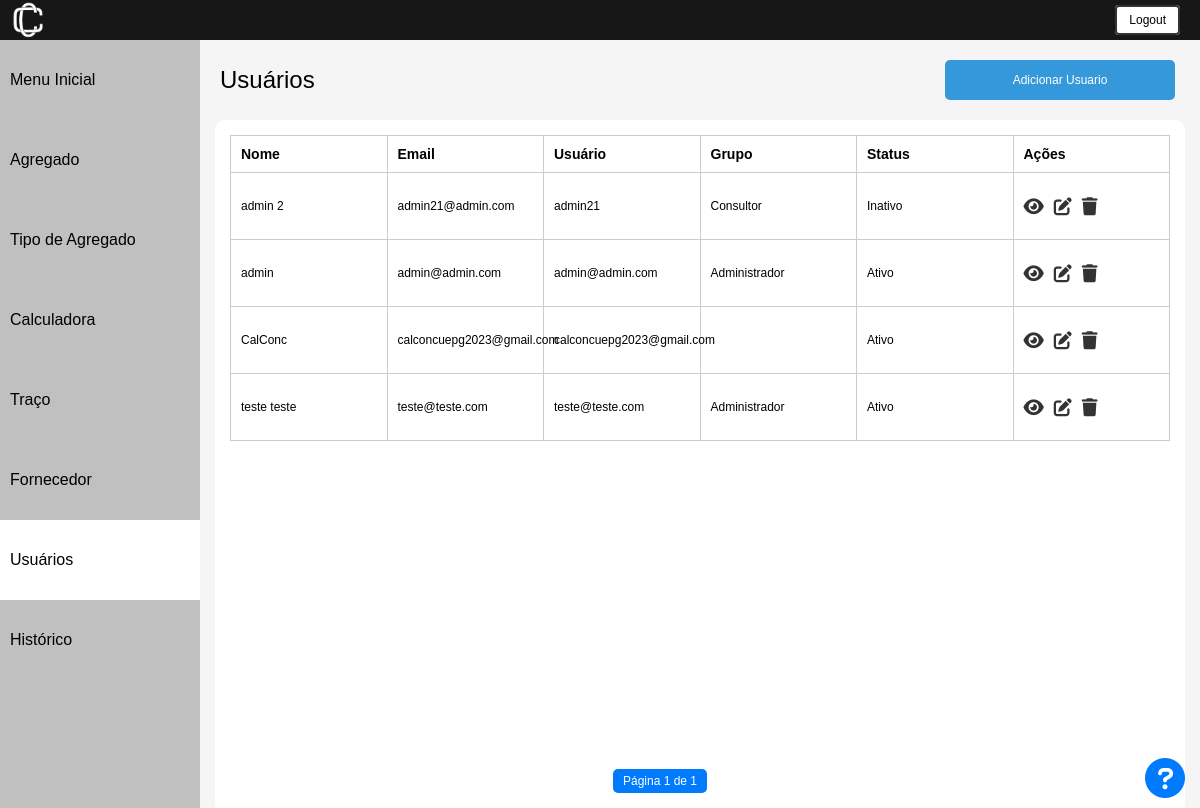
The app's page /usuarios/ (signed in), older data.
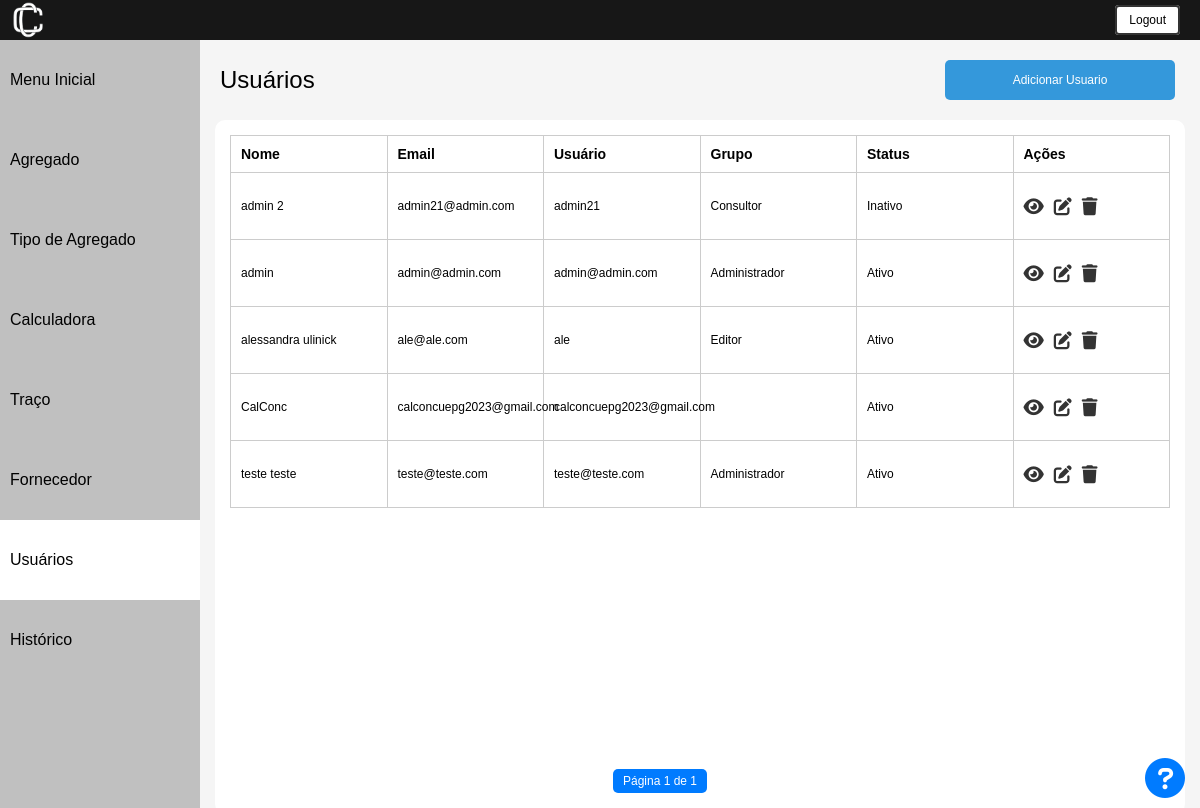
The same page, newer data.
### usuarios/models.py (models this page shows, shortened)
class CustomUsuario(AbstractUser):
    email = models.EmailField('E-mail', unique=True)
    username = models.CharField('Usuário', max_length=50, unique=True)
    fone = models.CharField('Telefone', max_length=25, null=True)
    is_staff = models.BooleanField('Membro da equipe', default=True)
    USERNAME_FIELD = 'email'
    REQUIRED_FIELDS = ['first_name', 'last_name', 'fone']
    class Meta:
        db_table = "usuarios"
    objects = UsuarioManager()

### usuarios/decorators.py (the view)
        def wrapper_func(request, *args, **kwargs):
            group = None
            if request.user.groups.exists():
                group = request.user.groups.all()[0].name
            if group in allowed_roles:
                return view_func(request, *args, **kwargs)
            else:
                return HttpResponseRedirect(reverse('error_page'))

### usuarios/scripts.py (called while the page is built)
def get_user_group(request):
    return request.user.groups.all()[0].name

### usuarios/views.py (called while the page is built)
@login_required
@allowed_users(allowed_roles=['Administrador'])
def listar_usuarios(request):
    usuarios = CustomUsuario.objects.all().order_by(Lower('username'))
    paginator = Paginator(usuarios, itens_por_pagina)
    page_number = request.GET.get("page")
    context = {
        'usuarios': usuarios,
        'page_obj': paginator.get_page(page_number),
        'user_group': get_user_group(request)
    }
    return render(request, 'registration/index_usuario.html', context)

### usuarios/templates/registration/index_usuario.html (shortened to what this page needs)
{% extends 'base.html' %}
{% load static %}
{% block content %}
<html lang="pt-br">
<head>
    <link rel="stylesheet" href="{% static 'css/listar.css' %}">
    <link rel="stylesheet" href="https://cdnjs.cloudflare.com/ajax/libs/font-awesome/5.15.4/css/all.min.css">
</head>
<body>
     {% include "utils/header.html" %}
    <div class="container">
         {% include "utils/sidebar.html" %}
        <div class="content">
            <div class="cadastrar_btn">
                <a class="nome-pagina">Usuários</a>
                <a href="{% url 'cadastrar_usuario' %}" class="btn_cadastrar">Adicionar Usuario</a>
            </div>
            <div class = 'all-content'>
                <div class="lista">
                    <table>
                        <thead>
                            <tr>
                                <th>Nome</th>
                                <th>Email</th>
                                <th>Usuário</th>
                                <th>Grupo</th>
                                <th>Status</th>
                                <th>Ações</th>
                            </tr>
                        </thead>
                        <tbody>
                            {% for usuario in page_obj %}
                                <tr>
                                    <td>{{ usuario.first_name }} {{ usuario.last_name }}</td>
                                    <td>{{ usuario.email }}</td>
                                    <td>{{ usuario.username }}</td>
                                    <td>{{ usuario.groups.all.0 }}</td>
                                    {% if usuario.is_active %}
                                        <td>Ativo</td>
                                    {% else %}
                                        <td>Inativo</td>
                                    {% endif %}
                                    <td class="align-right">
                                      <div class="btn-action-container">
                                        <a href="{% url 'inspecionar_usuario' usuario.id %}" class="btn-action"><i class="fa fa-eye"></i></a>
                                        <a href="{% url 'editar_usuario' usuario.id %}" class="btn-action"><i class="fa fa-edit"></i></a>
                                        <button class="btn-action btn-deletar" data-id="{{ usuario.id }}" data-url="{% url 'desativar_usuario' usuario.id %}"><i class="fa fa-trash"></i></button>
                                      </div>
                                    </td>
                                </tr>
                            {% endfor %}
                        </tbody>
                    </table>
                    {% include "utils/paginador.html" %}
                    {% with duvidas_link='https://calconc.readthedocs.io/pt/latest/files/usuarios/main.html' %}
                        {% include "utils/duvidas.html" %}
                    {% endwith %}
                </div>
            </div>
        </div>
    </div>
</body>
{% endblock %}

### usuarios/templates/base.html (shortened to what this page needs)
{% load static %}
{% block content %}{% endblock %}

### usuarios/templates/utils/header.html
{% load static %}
<div class="header">
    <div class="logo">
        <a href="{% url 'index' %}"><img src="{% static 'images/img-01.png' %}" alt="IMG"></a>
    </div>
    <ul class="menu">
        <li><a class="btn-logout" href="{% url 'logout' %}">Logout</a></li>
    </ul>
</div>

### usuarios/templates/utils/sidebar.html
<div class="sidebar">
    <ul>
        <li><a href="{% url 'index' %}">Menu Inicial</a></li>
        {% if user_group in 'Administrador,Editor' %}
        <li class="{% if request.resolver_match.view_name == 'agregados' %}active{% endif %}">
            <a href="{% url 'agregados' %}">Agregado</a>
        </li>
        {% endif %}
        {% if user_group in 'Administrador,Editor' %}
        <li class="{% if request.resolver_match.view_name == 'tipo_agregado' %}active{% endif %}">
            <a href="{% url 'tipo_agregado' %}">Tipo de Agregado</a>
        </li>
        {% endif %}
        {% if user_group in 'Administrador,Editor,Consultor' %}
        <li class="{% if request.resolver_match.view_name == 'calculadora' %}active{% endif %}">
            <a href="{% url 'calculadora' %}">Calculadora</a>
        </li>
        {% endif %}
        {% if user_group in 'Administrador' %}
        <li class="{% if request.resolver_match.view_name == 'traco' %}active{% endif %}">
            <a href="{% url 'traco' %}">Traço</a>
        </li>
        {% endif %}
        {% if user_group in 'Administrador,Editor' %}
        <li class="{% if request.resolver_match.view_name == 'fornecedor' %}active{% endif %}">
            <a href="{% url 'fornecedor' %}">Fornecedor</a>
        </li>
        {% endif %}
        {% if user_group in 'Administrador' %}
        <li class="{% if request.resolver_match.view_name == 'usuarios' %}active{% endif %}">
            <a href="{% url 'usuarios' %}">Usuários</a>
        </li>
        {% endif %}
        {% if user_group in 'Administrador,Editor,Consultor' %}
        <li class="{% if request.resolver_match.view_name == 'historico' %}active{% endif %}">
            <a href="{% url 'historico' %}">Histórico</a>
        </li>
        {% endif %}
    </ul>
</div>

### usuarios/templates/utils/paginador.html (shortened to what this page needs)
{% extends 'base.html' %}
{% load static %}
{% block content %}
<html lang="pt-br">
<head>
    <link rel="stylesheet" href="{% static 'css/paginador.css' %}">
</head>
<body>
<div class="pagination">
    <span class="step-links">
        <span class="current">
            {% if not page_obj.number %}
                Página 1 de 1
            {% else %}
                Página {{ page_obj.number }} de {{ page_obj.paginator.num_pages }}
            {% endif %}
        </span>
    </span>
</div>
</body>
{% endblock %}

### usuarios/templates/utils/duvidas.html (shortened to what this page needs)
<!DOCTYPE html>
<html>
<head>
    <link rel="stylesheet" href="https://cdnjs.cloudflare.com/ajax/libs/font-awesome/6.0.0-beta3/css/all.min.css">
</head>
<body>
    <div class="icon">
        <a id="duvidas-button" class="icon" target="_blank" href="{{ duvidas_link }}">
            <i class="fas fa-question-circle" style="color: #007bff; font-size: 40px;"></i>
        </a>
    </div>
</body>
</html>

### usuarios/static/css/listar.css (style rules this page uses)
* { margin: 0; padding: 0; color: inherit; }
body { font-family: arial, helvetica, sans-serif; font-size: 12px; background: #F5F5F5; min-height: 100vh; }
.header { background: #171717; height: 40px; display: flex; justify-content: space-between; align-items: center; padding: 0 10px; }
.logo { width: 36px; }
.logo img { max-width: 100%; }
.btn-logout { text-decoration: none; color: black; background-color: white; border: 2px solid #333; padding: 6px 12px; border-radius: 4px; }
.menu { list-style: none; }
.menu li { display: inline-block; margin-right: 10px; }
.container { display: flex; min-height: 96%; max-height: 80vh; overflow-y: auto; }
.sidebar { width: 200px; background-color: #C0C0C0; }
.sidebar ul { add . list-style: none; margin: none; }
.sidebar ul li { width: 100%; height: 80px; display: flex; align-items: center; }
.sidebar ul li.active { background-color: white; }
.sidebar ul li a { text-decoration:none; color: black; font-size: 16px; margin-left: 10px; }
.content { flex: 1; margin: 15px; }
.nome-pagina { text-align: left; font-size: 24px; }
.cadastrar_btn { display: flex; justify-content: space-between; align-items: center; padding: 5px; }
.btn_cadastrar { height: 40px; line-height: 40px; width: 200px; padding: 0px 15px; background-color: #3498db; color: #fff; border: none; border-radius: 5px; cursor: pointer; margin-right: 5px; text-decoration: none; display: flex; align-items: center; justify-content: center; }
.all-content { width: 100%; height:94%; background-color: white; border-radius: 10px; overflow: auto; margin-top: 15px; }
.lista { margin: 15px; }
.lista table { width: 100%; font-size: 14px; table-layout: fixed; border-collapse: collapse; border: 1px solid #ccc; }
.btn-action-container { display: flex; justify-content: left; gap: 10px; }
.btn-action { background: none; border: none; cursor: pointer; font-size: 18px; color: #333; padding: 0; transition: color 0.3s ease; }
.lista td { font-size: 12px; white-space: pre-line; width: 20%; }
.lista th, .lista td { padding: 10px; text-align: left; border: 1px solid #ccc; width: 18%; }

### usuarios/static/css/paginador.css (style rules this page uses)
.pagination { position: absolute; bottom: 0; left: 0; width: 90%; text-align: center; margin-bottom: 15px; margin-left: 10%; }
.current { display: inline-block; padding: 5px 10px; margin: 0 5px; background-color: #007BFF; color: #fff; border-radius: 5px; }

### usuarios/templates/utils/duvidas.html (style rules this page uses)
.icon { position: fixed; bottom: 10px; right: 15px; }

Row changes from the older to the newer data that the page shows:
added CustomUsuario: first_name "alessandra", last_name "ulinick", email "ale@ale.com", username "ale", groups.all.0 "Editor", is_active "Ativo"
